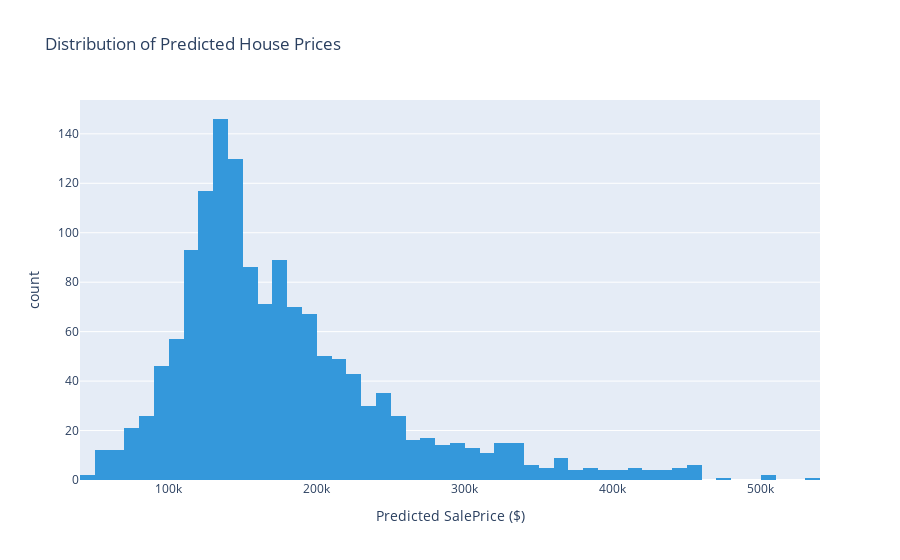

Here is the notebook cell this chart was saved with:
### Code cell
# Visualize predictions distribution
fig = px.histogram(
    final_predictions, 
    nbins=50,
    title='Distribution of Predicted House Prices',
    labels={'value': 'Predicted SalePrice ($)', 'count': 'Frequency'},
    color_discrete_sequence=['#3498db']
)
fig.update_layout(showlegend=False)
fig.show()

### Figure 1 — Plotly figure (JSON) as saved in the notebook; plotly's stock layout.template omitted (floating-point values rounded to 4 significant figures; data arrays with more than 128 entries replaced by an {"elided": "..."} marker saying what was removed)
{"data": [{"bingroup": "x", "hovertemplate": "variable=0<br>Predicted SalePrice ($)=%{x}<br>count=%{y}<extra></extra>", "legendgroup": "0", "marker": {"color": "#3498db", "pattern": {"shape": ""}}, "name": "0", "nbinsx": 50, "orientation": "v", "showlegend": true, "type": "histogram", "x": {"elided": "1459 float values"}, "xaxis": "x", "yaxis": "y"}], "layout": {"barmode": "relative", "legend": {"title": {"text": "variable"}, "tracegroupgap": 0}, "showlegend": false, "title": {"text": "Distribution of Predicted House Prices"}, "xaxis": {"anchor": "y", "domain": [0, 1], "title": {"text": "Predicted SalePrice ($)"}}, "yaxis": {"anchor": "x", "domain": [0, 1], "title": {"text": "count"}}}}
